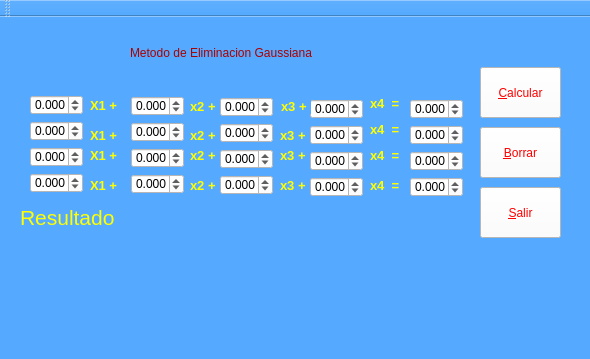
<?xml version="1.0" encoding="UTF-8"?>
<ui version="4.0">
 <class>eliminacion</class>
 <widget class="QMainWindow" name="eliminacion">
  <property name="geometry">
   <rect>
    <x>0</x>
    <y>0</y>
    <width>590</width>
    <height>359</height>
   </rect>
  </property>
  <property name="windowTitle">
   <string>eliminacion</string>
  </property>
  <property name="styleSheet">
   <string notr="true">background-color: rgb(85, 170, 255);</string>
  </property>
  <widget class="QWidget" name="centralWidget">
   <widget class="QDoubleSpinBox" name="a1">
    <property name="geometry">
     <rect>
      <x>30</x>
      <y>78</y>
      <width>53</width>
      <height>20</height>
     </rect>
    </property>
    <property name="styleSheet">
     <string notr="true">background-color: rgb(255, 255, 255);</string>
    </property>
    <property name="decimals">
     <number>3</number>
    </property>
    <property name="minimum">
     <double>-99.000000000000000</double>
    </property>
    <property name="singleStep">
     <double>0.100000000000000</double>
    </property>
   </widget>
   <widget class="QDoubleSpinBox" name="a2">
    <property name="geometry">
     <rect>
      <x>30</x>
      <y>104</y>
      <width>53</width>
      <height>20</height>
     </rect>
    </property>
    <property name="styleSheet">
     <string notr="true">background-color: rgb(255, 255, 255);</string>
    </property>
    <property name="decimals">
     <number>3</number>
    </property>
    <property name="minimum">
     <double>-99.000000000000000</double>
    </property>
    <property name="singleStep">
     <double>0.100000000000000</double>
    </property>
   </widget>
   <widget class="QDoubleSpinBox" name="a3">
    <property name="geometry">
     <rect>
      <x>30</x>
      <y>130</y>
      <width>53</width>
      <height>20</height>
     </rect>
    </property>
    <property name="styleSheet">
     <string notr="true">background-color: rgb(255, 255, 255);</string>
    </property>
    <property name="decimals">
     <number>3</number>
    </property>
    <property name="minimum">
     <double>-99.000000000000000</double>
    </property>
    <property name="singleStep">
     <double>0.100000000000000</double>
    </property>
   </widget>
   <widget class="QDoubleSpinBox" name="a4">
    <property name="geometry">
     <rect>
      <x>30</x>
      <y>156</y>
      <width>53</width>
      <height>20</height>
     </rect>
    </property>
    <property name="styleSheet">
     <string notr="true">background-color: rgb(255, 255, 255);</string>
    </property>
    <property name="decimals">
     <number>3</number>
    </property>
    <property name="minimum">
     <double>-99.000000000000000</double>
    </property>
    <property name="singleStep">
     <double>0.100000000000000</double>
    </property>
   </widget>
   <widget class="QDoubleSpinBox" name="b1">
    <property name="geometry">
     <rect>
      <x>131</x>
      <y>79</y>
      <width>53</width>
      <height>20</height>
     </rect>
    </property>
    <property name="styleSheet">
     <string notr="true">background-color: rgb(255, 255, 255);</string>
    </property>
    <property name="decimals">
     <number>3</number>
    </property>
    <property name="minimum">
     <double>-99.000000000000000</double>
    </property>
    <property name="singleStep">
     <double>0.100000000000000</double>
    </property>
   </widget>
   <widget class="QDoubleSpinBox" name="c1">
    <property name="geometry">
     <rect>
      <x>220</x>
      <y>80</y>
      <width>53</width>
      <height>20</height>
     </rect>
    </property>
    <property name="styleSheet">
     <string notr="true">background-color: rgb(255, 255, 255);</string>
    </property>
    <property name="decimals">
     <number>3</number>
    </property>
    <property name="minimum">
     <double>-99.000000000000000</double>
    </property>
    <property name="singleStep">
     <double>0.100000000000000</double>
    </property>
   </widget>
   <widget class="QDoubleSpinBox" name="d1">
    <property name="geometry">
     <rect>
      <x>310</x>
      <y>82</y>
      <width>53</width>
      <height>20</height>
     </rect>
    </property>
    <property name="styleSheet">
     <string notr="true">background-color: rgb(255, 255, 255);</string>
    </property>
    <property name="decimals">
     <number>3</number>
    </property>
    <property name="minimum">
     <double>-99.000000000000000</double>
    </property>
    <property name="singleStep">
     <double>0.100000000000000</double>
    </property>
   </widget>
   <widget class="QDoubleSpinBox" name="A">
    <property name="geometry">
     <rect>
      <x>410</x>
      <y>82</y>
      <width>53</width>
      <height>20</height>
     </rect>
    </property>
    <property name="styleSheet">
     <string notr="true">background-color: rgb(255, 255, 255);</string>
    </property>
    <property name="decimals">
     <number>3</number>
    </property>
    <property name="minimum">
     <double>-99.000000000000000</double>
    </property>
    <property name="singleStep">
     <double>0.100000000000000</double>
    </property>
   </widget>
   <widget class="QDoubleSpinBox" name="B">
    <property name="geometry">
     <rect>
      <x>410</x>
      <y>108</y>
      <width>53</width>
      <height>20</height>
     </rect>
    </property>
    <property name="styleSheet">
     <string notr="true">background-color: rgb(255, 255, 255);</string>
    </property>
    <property name="decimals">
     <number>3</number>
    </property>
    <property name="minimum">
     <double>-99.000000000000000</double>
    </property>
    <property name="singleStep">
     <double>0.100000000000000</double>
    </property>
   </widget>
   <widget class="QDoubleSpinBox" name="d2">
    <property name="geometry">
     <rect>
      <x>310</x>
      <y>108</y>
      <width>53</width>
      <height>20</height>
     </rect>
    </property>
    <property name="styleSheet">
     <string notr="true">background-color: rgb(255, 255, 255);</string>
    </property>
    <property name="decimals">
     <number>3</number>
    </property>
    <property name="minimum">
     <double>-99.000000000000000</double>
    </property>
    <property name="singleStep">
     <double>0.100000000000000</double>
    </property>
   </widget>
   <widget class="QDoubleSpinBox" name="b2">
    <property name="geometry">
     <rect>
      <x>131</x>
      <y>105</y>
      <width>53</width>
      <height>20</height>
     </rect>
    </property>
    <property name="styleSheet">
     <string notr="true">background-color: rgb(255, 255, 255);</string>
    </property>
    <property name="decimals">
     <number>3</number>
    </property>
    <property name="minimum">
     <double>-99.000000000000000</double>
    </property>
    <property name="singleStep">
     <double>0.100000000000000</double>
    </property>
   </widget>
   <widget class="QDoubleSpinBox" name="c2">
    <property name="geometry">
     <rect>
      <x>220</x>
      <y>106</y>
      <width>53</width>
      <height>20</height>
     </rect>
    </property>
    <property name="styleSheet">
     <string notr="true">background-color: rgb(255, 255, 255);</string>
    </property>
    <property name="decimals">
     <number>3</number>
    </property>
    <property name="minimum">
     <double>-99.000000000000000</double>
    </property>
    <property name="singleStep">
     <double>0.100000000000000</double>
    </property>
   </widget>
   <widget class="QDoubleSpinBox" name="d3">
    <property name="geometry">
     <rect>
      <x>310</x>
      <y>134</y>
      <width>53</width>
      <height>20</height>
     </rect>
    </property>
    <property name="styleSheet">
     <string notr="true">background-color: rgb(255, 255, 255);</string>
    </property>
    <property name="decimals">
     <number>3</number>
    </property>
    <property name="minimum">
     <double>-99.000000000000000</double>
    </property>
    <property name="singleStep">
     <double>0.100000000000000</double>
    </property>
   </widget>
   <widget class="QDoubleSpinBox" name="C">
    <property name="geometry">
     <rect>
      <x>410</x>
      <y>134</y>
      <width>53</width>
      <height>20</height>
     </rect>
    </property>
    <property name="styleSheet">
     <string notr="true">background-color: rgb(255, 255, 255);</string>
    </property>
    <property name="decimals">
     <number>3</number>
    </property>
    <property name="minimum">
     <double>-99.000000000000000</double>
    </property>
    <property name="singleStep">
     <double>0.100000000000000</double>
    </property>
   </widget>
   <widget class="QDoubleSpinBox" name="b3">
    <property name="geometry">
     <rect>
      <x>131</x>
      <y>131</y>
      <width>53</width>
      <height>20</height>
     </rect>
    </property>
    <property name="styleSheet">
     <string notr="true">background-color: rgb(255, 255, 255);</string>
    </property>
    <property name="decimals">
     <number>3</number>
    </property>
    <property name="minimum">
     <double>-99.000000000000000</double>
    </property>
    <property name="singleStep">
     <double>0.100000000000000</double>
    </property>
   </widget>
   <widget class="QDoubleSpinBox" name="c3">
    <property name="geometry">
     <rect>
      <x>220</x>
      <y>132</y>
      <width>53</width>
      <height>20</height>
     </rect>
    </property>
    <property name="styleSheet">
     <string notr="true">background-color: rgb(255, 255, 255);</string>
    </property>
    <property name="decimals">
     <number>3</number>
    </property>
    <property name="minimum">
     <double>-99.000000000000000</double>
    </property>
    <property name="singleStep">
     <double>0.100000000000000</double>
    </property>
   </widget>
   <widget class="QDoubleSpinBox" name="b4">
    <property name="geometry">
     <rect>
      <x>131</x>
      <y>157</y>
      <width>53</width>
      <height>20</height>
     </rect>
    </property>
    <property name="styleSheet">
     <string notr="true">background-color: rgb(255, 255, 255);</string>
    </property>
    <property name="decimals">
     <number>3</number>
    </property>
    <property name="minimum">
     <double>-99.000000000000000</double>
    </property>
    <property name="singleStep">
     <double>0.100000000000000</double>
    </property>
   </widget>
   <widget class="QDoubleSpinBox" name="c4">
    <property name="geometry">
     <rect>
      <x>220</x>
      <y>158</y>
      <width>53</width>
      <height>20</height>
     </rect>
    </property>
    <property name="styleSheet">
     <string notr="true">background-color: rgb(255, 255, 255);</string>
    </property>
    <property name="decimals">
     <number>3</number>
    </property>
    <property name="minimum">
     <double>-99.000000000000000</double>
    </property>
    <property name="singleStep">
     <double>0.100000000000000</double>
    </property>
   </widget>
   <widget class="QDoubleSpinBox" name="d4">
    <property name="geometry">
     <rect>
      <x>310</x>
      <y>160</y>
      <width>53</width>
      <height>20</height>
     </rect>
    </property>
    <property name="styleSheet">
     <string notr="true">background-color: rgb(255, 255, 255);</string>
    </property>
    <property name="decimals">
     <number>3</number>
    </property>
    <property name="minimum">
     <double>-99.000000000000000</double>
    </property>
    <property name="singleStep">
     <double>0.100000000000000</double>
    </property>
   </widget>
   <widget class="QDoubleSpinBox" name="D">
    <property name="geometry">
     <rect>
      <x>410</x>
      <y>160</y>
      <width>53</width>
      <height>20</height>
     </rect>
    </property>
    <property name="styleSheet">
     <string notr="true">background-color: rgb(255, 255, 255);</string>
    </property>
    <property name="decimals">
     <number>3</number>
    </property>
    <property name="minimum">
     <double>-99.000000000000000</double>
    </property>
    <property name="singleStep">
     <double>0.100000000000000</double>
    </property>
   </widget>
   <widget class="QLabel" name="label">
    <property name="geometry">
     <rect>
      <x>90</x>
      <y>110</y>
      <width>32</width>
      <height>16</height>
     </rect>
    </property>
    <property name="font">
     <font>
      <pointsize>10</pointsize>
      <weight>75</weight>
      <bold>true</bold>
     </font>
    </property>
    <property name="styleSheet">
     <string notr="true">color: rgb(255, 255, 0);</string>
    </property>
    <property name="text">
     <string>X1 +</string>
    </property>
   </widget>
   <widget class="QLabel" name="label_2">
    <property name="geometry">
     <rect>
      <x>90</x>
      <y>160</y>
      <width>32</width>
      <height>16</height>
     </rect>
    </property>
    <property name="font">
     <font>
      <pointsize>10</pointsize>
      <weight>75</weight>
      <bold>true</bold>
     </font>
    </property>
    <property name="styleSheet">
     <string notr="true">color: rgb(255, 255, 0);</string>
    </property>
    <property name="text">
     <string>X1 +</string>
    </property>
   </widget>
   <widget class="QLabel" name="label_3">
    <property name="geometry">
     <rect>
      <x>90</x>
      <y>130</y>
      <width>32</width>
      <height>16</height>
     </rect>
    </property>
    <property name="font">
     <font>
      <pointsize>10</pointsize>
      <weight>75</weight>
      <bold>true</bold>
     </font>
    </property>
    <property name="styleSheet">
     <string notr="true">color: rgb(255, 255, 0);</string>
    </property>
    <property name="text">
     <string>X1 +</string>
    </property>
   </widget>
   <widget class="QLabel" name="label_4">
    <property name="geometry">
     <rect>
      <x>90</x>
      <y>80</y>
      <width>32</width>
      <height>16</height>
     </rect>
    </property>
    <property name="font">
     <font>
      <pointsize>10</pointsize>
      <weight>75</weight>
      <bold>true</bold>
     </font>
    </property>
    <property name="styleSheet">
     <string notr="true">color: rgb(255, 255, 0);</string>
    </property>
    <property name="text">
     <string>X1 +</string>
    </property>
   </widget>
   <widget class="QLabel" name="label_5">
    <property name="geometry">
     <rect>
      <x>20</x>
      <y>190</y>
      <width>101</width>
      <height>21</height>
     </rect>
    </property>
    <property name="font">
     <font>
      <family>MS Shell Dlg 2</family>
      <pointsize>16</pointsize>
      <weight>9</weight>
      <italic>false</italic>
      <bold>false</bold>
     </font>
    </property>
    <property name="styleSheet">
     <string notr="true">color: rgb(255, 255, 0);
font: 75 16pt &quot;MS Shell Dlg 2&quot;;</string>
    </property>
    <property name="text">
     <string>Resultado</string>
    </property>
   </widget>
   <widget class="QLabel" name="label_6">
    <property name="geometry">
     <rect>
      <x>190</x>
      <y>110</y>
      <width>30</width>
      <height>16</height>
     </rect>
    </property>
    <property name="font">
     <font>
      <pointsize>10</pointsize>
      <weight>75</weight>
      <bold>true</bold>
     </font>
    </property>
    <property name="styleSheet">
     <string notr="true">color: rgb(255, 255, 0);</string>
    </property>
    <property name="text">
     <string>x2 +</string>
    </property>
   </widget>
   <widget class="QLabel" name="label_7">
    <property name="geometry">
     <rect>
      <x>190</x>
      <y>81</y>
      <width>30</width>
      <height>16</height>
     </rect>
    </property>
    <property name="font">
     <font>
      <pointsize>10</pointsize>
      <weight>75</weight>
      <bold>true</bold>
     </font>
    </property>
    <property name="styleSheet">
     <string notr="true">color: rgb(255, 255, 0);</string>
    </property>
    <property name="text">
     <string>x2 +</string>
    </property>
   </widget>
   <widget class="QLabel" name="label_8">
    <property name="geometry">
     <rect>
      <x>190</x>
      <y>160</y>
      <width>30</width>
      <height>16</height>
     </rect>
    </property>
    <property name="font">
     <font>
      <pointsize>10</pointsize>
      <weight>75</weight>
      <bold>true</bold>
     </font>
    </property>
    <property name="styleSheet">
     <string notr="true">color: rgb(255, 255, 0);</string>
    </property>
    <property name="text">
     <string>x2 +</string>
    </property>
   </widget>
   <widget class="QLabel" name="label_9">
    <property name="geometry">
     <rect>
      <x>190</x>
      <y>130</y>
      <width>30</width>
      <height>16</height>
     </rect>
    </property>
    <property name="font">
     <font>
      <pointsize>10</pointsize>
      <weight>75</weight>
      <bold>true</bold>
     </font>
    </property>
    <property name="styleSheet">
     <string notr="true">color: rgb(255, 255, 0);</string>
    </property>
    <property name="text">
     <string>x2 +</string>
    </property>
   </widget>
   <widget class="QLabel" name="label_10">
    <property name="geometry">
     <rect>
      <x>280</x>
      <y>110</y>
      <width>30</width>
      <height>16</height>
     </rect>
    </property>
    <property name="font">
     <font>
      <pointsize>10</pointsize>
      <weight>75</weight>
      <bold>true</bold>
     </font>
    </property>
    <property name="styleSheet">
     <string notr="true">color: rgb(255, 255, 0);</string>
    </property>
    <property name="text">
     <string>x3 +</string>
    </property>
   </widget>
   <widget class="QLabel" name="label_11">
    <property name="geometry">
     <rect>
      <x>281</x>
      <y>81</y>
      <width>30</width>
      <height>16</height>
     </rect>
    </property>
    <property name="font">
     <font>
      <pointsize>10</pointsize>
      <weight>75</weight>
      <bold>true</bold>
     </font>
    </property>
    <property name="styleSheet">
     <string notr="true">color: rgb(255, 255, 0);</string>
    </property>
    <property name="text">
     <string>x3 +</string>
    </property>
   </widget>
   <widget class="QLabel" name="label_12">
    <property name="geometry">
     <rect>
      <x>280</x>
      <y>160</y>
      <width>30</width>
      <height>16</height>
     </rect>
    </property>
    <property name="font">
     <font>
      <pointsize>10</pointsize>
      <weight>75</weight>
      <bold>true</bold>
     </font>
    </property>
    <property name="styleSheet">
     <string notr="true">color: rgb(255, 255, 0);</string>
    </property>
    <property name="text">
     <string>x3 +</string>
    </property>
   </widget>
   <widget class="QLabel" name="label_13">
    <property name="geometry">
     <rect>
      <x>280</x>
      <y>130</y>
      <width>30</width>
      <height>16</height>
     </rect>
    </property>
    <property name="font">
     <font>
      <pointsize>10</pointsize>
      <weight>75</weight>
      <bold>true</bold>
     </font>
    </property>
    <property name="styleSheet">
     <string notr="true">color: rgb(255, 255, 0);</string>
    </property>
    <property name="text">
     <string>x3 +</string>
    </property>
   </widget>
   <widget class="QLabel" name="label_14">
    <property name="geometry">
     <rect>
      <x>370</x>
      <y>104</y>
      <width>34</width>
      <height>16</height>
     </rect>
    </property>
    <property name="font">
     <font>
      <pointsize>10</pointsize>
      <weight>75</weight>
      <bold>true</bold>
     </font>
    </property>
    <property name="styleSheet">
     <string notr="true">color: rgb(255, 255, 0);</string>
    </property>
    <property name="text">
     <string>x4  =</string>
    </property>
   </widget>
   <widget class="QLabel" name="label_15">
    <property name="geometry">
     <rect>
      <x>370</x>
      <y>78</y>
      <width>34</width>
      <height>16</height>
     </rect>
    </property>
    <property name="font">
     <font>
      <pointsize>10</pointsize>
      <weight>75</weight>
      <bold>true</bold>
     </font>
    </property>
    <property name="styleSheet">
     <string notr="true">color: rgb(255, 255, 0);</string>
    </property>
    <property name="text">
     <string>x4  =</string>
    </property>
   </widget>
   <widget class="QLabel" name="label_16">
    <property name="geometry">
     <rect>
      <x>370</x>
      <y>160</y>
      <width>34</width>
      <height>16</height>
     </rect>
    </property>
    <property name="font">
     <font>
      <pointsize>10</pointsize>
      <weight>75</weight>
      <bold>true</bold>
     </font>
    </property>
    <property name="styleSheet">
     <string notr="true">color: rgb(255, 255, 0);</string>
    </property>
    <property name="text">
     <string>x4  =</string>
    </property>
   </widget>
   <widget class="QLabel" name="label_17">
    <property name="geometry">
     <rect>
      <x>370</x>
      <y>130</y>
      <width>34</width>
      <height>16</height>
     </rect>
    </property>
    <property name="font">
     <font>
      <pointsize>10</pointsize>
      <weight>75</weight>
      <bold>true</bold>
     </font>
    </property>
    <property name="styleSheet">
     <string notr="true">color: rgb(255, 255, 0);</string>
    </property>
    <property name="text">
     <string>x4  =</string>
    </property>
   </widget>
   <widget class="QPushButton" name="calcular">
    <property name="enabled">
     <bool>true</bool>
    </property>
    <property name="geometry">
     <rect>
      <x>480</x>
      <y>50</y>
      <width>81</width>
      <height>51</height>
     </rect>
    </property>
    <property name="styleSheet">
     <string notr="true">color: rgb(255, 0, 0);
font: 75 16pt &quot;MS Shell Dlg 2&quot;;
background-color: rgb(255, 255, 255);</string>
    </property>
    <property name="text">
     <string>&amp;Calcular</string>
    </property>
   </widget>
   <widget class="QPushButton" name="borrar">
    <property name="geometry">
     <rect>
      <x>480</x>
      <y>110</y>
      <width>81</width>
      <height>51</height>
     </rect>
    </property>
    <property name="styleSheet">
     <string notr="true">color: rgb(255, 0, 0);
font: 75 16pt &quot;MS Shell Dlg 2&quot;;
background-color: rgb(255, 255, 255);</string>
    </property>
    <property name="text">
     <string>&amp;Borrar</string>
    </property>
   </widget>
   <widget class="QPushButton" name="SALIR">
    <property name="geometry">
     <rect>
      <x>480</x>
      <y>170</y>
      <width>81</width>
      <height>51</height>
     </rect>
    </property>
    <property name="styleSheet">
     <string notr="true">color: rgb(255, 0, 0);
font: 75 16pt &quot;MS Shell Dlg 2&quot;;
background-color: rgb(255, 255, 255);</string>
    </property>
    <property name="text">
     <string>&amp;Salir</string>
    </property>
   </widget>
   <widget class="QLabel" name="Resultado">
    <property name="geometry">
     <rect>
      <x>20</x>
      <y>210</y>
      <width>451</width>
      <height>111</height>
     </rect>
    </property>
    <property name="styleSheet">
     <string notr="true">color: rgb(255, 0, 0);
font: 75 12pt &quot;MS Shell Dlg 2&quot;;</string>
    </property>
    <property name="text">
     <string/>
    </property>
   </widget>
   <widget class="QLabel" name="label_18">
    <property name="geometry">
     <rect>
      <x>130</x>
      <y>5</y>
      <width>331</width>
      <height>61</height>
     </rect>
    </property>
    <property name="styleSheet">
     <string notr="true">color: rgb(170, 0, 0);
font: 75 16pt &quot;MS Shell Dlg 2&quot;;</string>
    </property>
    <property name="text">
     <string>Metodo de Eliminacion Gaussiana</string>
    </property>
   </widget>
  </widget>
  <widget class="QToolBar" name="mainToolBar">
   <attribute name="toolBarArea">
    <enum>TopToolBarArea</enum>
   </attribute>
   <attribute name="toolBarBreak">
    <bool>false</bool>
   </attribute>
  </widget>
  <widget class="QStatusBar" name="statusBar"/>
 </widget>
 <layoutdefault spacing="6" margin="11"/>
 <resources/>
 <connections/>
</ui>
